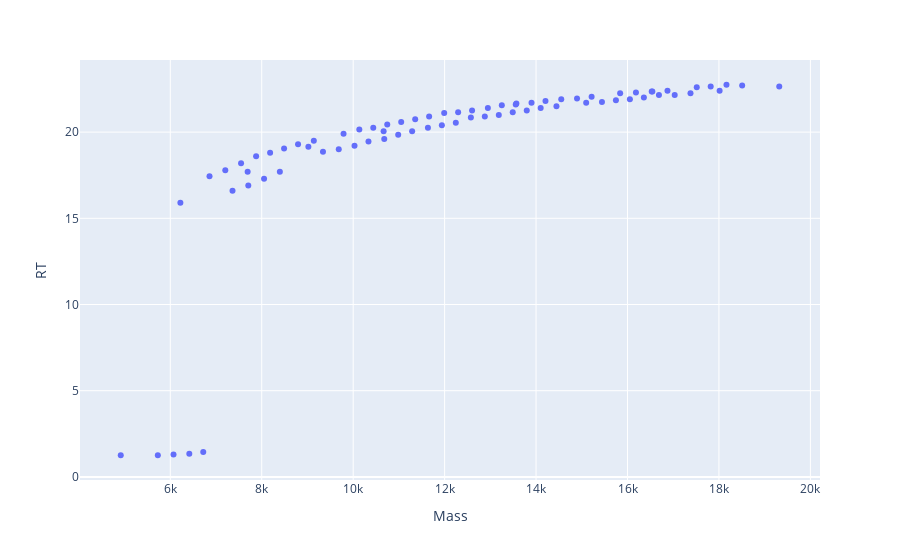

This figure's notebook cell:
### Code cell
cds = computational_data_seperation(df, df, full_mass=fullmass)
plotly_zone(cds[0])
